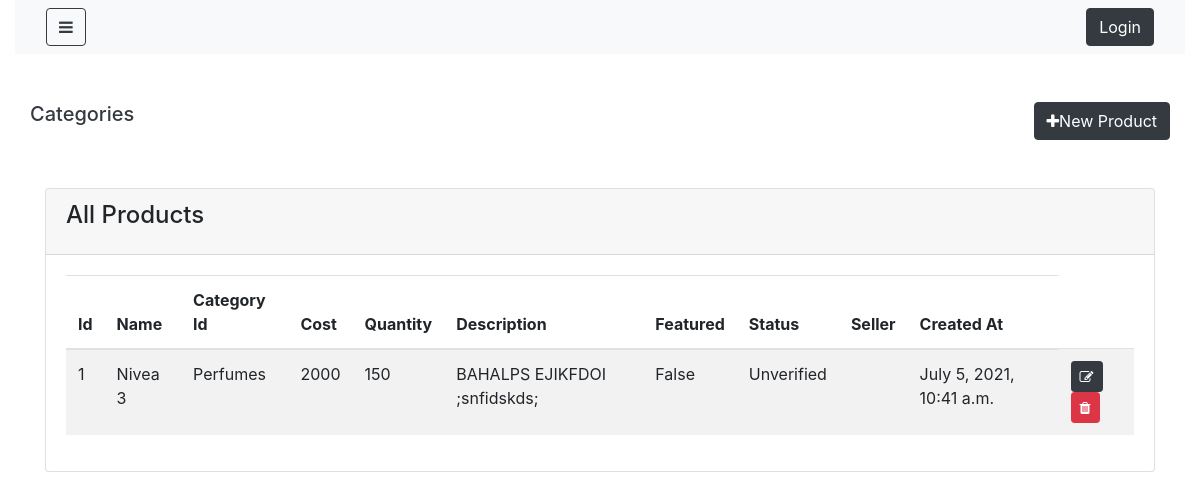
/product, run on the app's committed database.
### shop/models.py (models this page shows)
class Product(models.Model):
    name=models.CharField(max_length=50, null=False, blank=False)
    category_id= models.ForeignKey('Category', on_delete=models.CASCADE,blank=False, null=False )
    cost= models.IntegerField(null=False, blank=False)
    quantity= models.IntegerField(null=False, blank=False)
    description= models.TextField(null=True, blank=True)
    image=models.ImageField(upload_to='images/')
    featured=models.BooleanField(max_length=50, null=False, blank=True, default=False)
    status= models.CharField(max_length=50, null=False, blank=True, default="Unverified")
    seller_id=models.CharField(max_length=50, null=False, blank=False)
    created_at=models.DateTimeField(auto_now_add=True)
    updated_at=models.DateTimeField(auto_now=True)

class Category(models.Model):
    name= models.CharField(blank=False, null=False,max_length=50)
    parent_id=models.ForeignKey('Category', null=True, blank=True,on_delete=models.CASCADE)
    created_at=models.DateTimeField(auto_now_add=True)
    updated_at=models.DateTimeField(auto_now=True)
    def __str__(self):
        return self.name

### shop/views.py (the view)
# urls.py: path('product', ProductList.as_view(), name='product_list'),
class ProductList(ListView):
    login_required=True
    model=Product
    fields= ['name', 'cost', 'quantity', 'description', 'image', 'seller_id', 'category_id']
    template_name= 'shop/admin/product_list.html'

### shop/templates/shop/admin/product_list.html
{% extends 'shop/admin/layouts/admin_master.html' %}
{% block content %}
<div class="container">
    <div class="row my-5">
        <h5 class="text-dark">Categories</h5>
        <a class="btn btn-dark ml-auto" href="{% url 'product_form' %}">
            <i class="fa fa-plus" aria-hidden="true"></i>New Product
        </a>
    </div>
    <div class="row justify-content-center my-5">
        <div class="col-lg-12">
            <div class="card">
                <div class="card-header">
                    <h4 class="card-title">All Products</h4>
                </div>
                <div class="card-body">
                    <table class="table table-striped table-hover">
                        <thead>
                            <tr>
                                <th>Id</th>
                                <th>Name</th>
                                <th>Category Id</th>
                                <th>Cost</th>
                                <th>Quantity</th>
                                <th>Description</th>
                                <th>Featured</th>
                                <th>Status</th>
                                <th>Seller</th>
                                <th>Created At</th>
                            </tr>
                        </thead>
                        <tbody>
                            {% for object in object_list %}
                                <tr>
                                    <td>{{object.id}}</td>
                                    <td>{{object.name}}</td>
                                    <td>{{object.category_id}}</td>
                                    <td>{{object.cost}}</td>
                                    <td>{{object.quantity}}</td>
                                    <td>{{object.description}}</td>
                                    <td>{{object.featured}}</td>
                                    <td>{{object.status}}</td>
                                    <td>{{object.seller}}</td>
                                    <td>{{object.created_at}}</td>
                                    <td>
                                        <a href="{% url 'product_update' object.id %}" class="btn btn-dark btn-sm">
                                            <i class="fa fa-edit"></i>
                                        </a>
                                        <a href="#" class="btn btn-danger btn-sm">
                                            <i class="fa fa-trash"></i>
                                        </a>
                                    </td>
                                </tr>
                            {% endfor %}
                        </tbody>
                    </table>
                </div>
            </div>
        </div>
    </div>
</div>
{% endblock content %}

### sokokubwa/static/style.css (style rules this page uses)
a, a:hover, a:focus { color: inherit; text-decoration: none; transition: all 0.3s; }

### data on the page
Product: id "1", name "Nivea 3", category_id "Perfumes", cost "2000", quantity "150", description "BAHALPS EJIKFDOI ;snfidskds;", featured "False", status "Unverified", created_at "July 5, 2021, 10:41 a.m."
